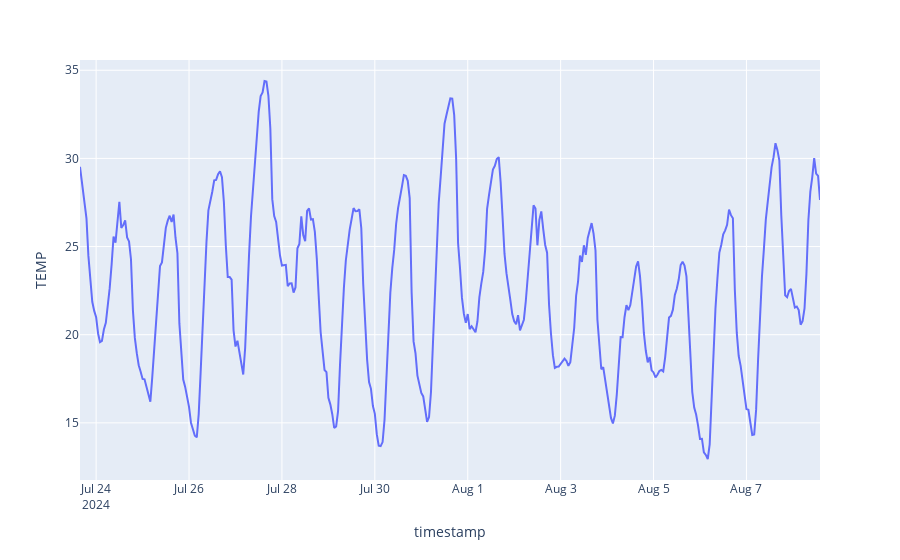

The notebook cell this image was saved under:
### Code cell
brno_data = df_current.loc[df_current['location_name']=='Brno']

fig = px.line(brno_data, x='timestamp', y='TEMP')
fig.show()

### Figure 1 — Plotly figure (JSON) as saved in the notebook; plotly's stock layout.template omitted (floating-point values rounded to 4 significant figures; data arrays with more than 128 entries replaced by an {"elided": "..."} marker saying what was removed)
{"data": [{"hovertemplate": "timestamp=%{x}<br>TEMP=%{y}<extra></extra>", "legendgroup": "", "line": {"color": "#636efa", "dash": "solid"}, "marker": {"symbol": "circle"}, "mode": "lines", "name": "", "orientation": "v", "showlegend": false, "type": "scatter", "x": {"elided": "377 str values"}, "xaxis": "x", "y": {"elided": "377 float values"}, "yaxis": "y"}], "layout": {"legend": {"tracegroupgap": 0}, "margin": {"t": 60}, "xaxis": {"anchor": "y", "domain": [0, 1], "title": {"text": "timestamp"}}, "yaxis": {"anchor": "x", "domain": [0, 1], "title": {"text": "TEMP"}}}}
